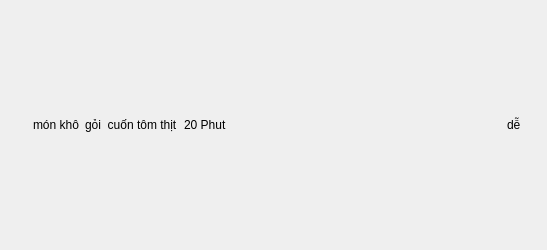
<?xml version="1.0" encoding="UTF-8"?>
<ui version="4.0">
 <class>Form</class>
 <widget class="QWidget" name="Form">
  <property name="geometry">
   <rect>
    <x>0</x>
    <y>0</y>
    <width>547</width>
    <height>250</height>
   </rect>
  </property>
  <property name="minimumSize">
   <size>
    <width>200</width>
    <height>250</height>
   </size>
  </property>
  <property name="maximumSize">
   <size>
    <width>10000000</width>
    <height>100000</height>
   </size>
  </property>
  <property name="windowTitle">
   <string>Form</string>
  </property>
  <layout class="QHBoxLayout" name="horizontalLayout_2">
   <item>
    <widget class="QWidget" name="widget" native="true">
     <layout class="QHBoxLayout" name="horizontalLayout">
      <item>
       <widget class="QLabel" name="label">
        <property name="maximumSize">
         <size>
          <width>150</width>
          <height>150</height>
         </size>
        </property>
        <property name="text">
         <string/>
        </property>
        <property name="pixmap">
         <pixmap>../accets/imgs/thick-forest-misty-3840x2160-26360.jpg</pixmap>
        </property>
        <property name="scaledContents">
         <bool>true</bool>
        </property>
       </widget>
      </item>
      <item>
       <widget class="QLabel" name="label_2">
        <property name="text">
         <string>món khô</string>
        </property>
       </widget>
      </item>
      <item>
       <widget class="QLabel" name="label_3">
        <property name="text">
         <string>gỏi  cuốn tôm thịt</string>
        </property>
       </widget>
      </item>
      <item>
       <widget class="QLabel" name="label_4">
        <property name="text">
         <string>20 Phut</string>
        </property>
       </widget>
      </item>
      <item>
       <spacer name="horizontalSpacer">
        <property name="orientation">
         <enum>Qt::Horizontal</enum>
        </property>
        <property name="sizeHint" stdset="0">
         <size>
          <width>113</width>
          <height>20</height>
         </size>
        </property>
       </spacer>
      </item>
      <item>
       <widget class="QLabel" name="label_5">
        <property name="text">
         <string>dễ</string>
        </property>
       </widget>
      </item>
     </layout>
    </widget>
   </item>
   <item>
    <widget class="Line" name="line">
     <property name="orientation">
      <enum>Qt::Horizontal</enum>
     </property>
    </widget>
   </item>
  </layout>
 </widget>
 <resources/>
 <connections/>
</ui>
